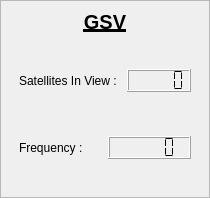
         <widget class="QFrame" name="verticalFrame_2">
          <property name="frameShape">
           <enum>QFrame::Shape::StyledPanel</enum>
          </property>
          <layout class="QVBoxLayout" name="verticalLayout_14">
           <property name="leftMargin">
            <number>9</number>
           </property>
           <property name="topMargin">
            <number>9</number>
           </property>
           <property name="rightMargin">
            <number>9</number>
           </property>
           <property name="bottomMargin">
            <number>9</number>
           </property>
           <item>
            <widget class="QLabel" name="label_14">
             <property name="font">
              <font>
               <pointsize>15</pointsize>
               <bold>true</bold>
               <underline>true</underline>
              </font>
             </property>
             <property name="text">
              <string>GSV</string>
             </property>
             <property name="alignment">
              <set>Qt::AlignmentFlag::AlignCenter</set>
             </property>
            </widget>
           </item>
           <item>
            <layout class="QHBoxLayout" name="horizontalLayout_22">
             <item>
              <widget class="QLabel" name="label_29">
               <property name="text">
                <string/>
               </property>
              </widget>
             </item>
            </layout>
           </item>
           <item>
            <layout class="QHBoxLayout" name="horizontalLayout_4">
             <property name="leftMargin">
              <number>9</number>
             </property>
             <property name="topMargin">
              <number>9</number>
             </property>
             <property name="rightMargin">
              <number>9</number>
             </property>
             <property name="bottomMargin">
              <number>9</number>
             </property>
             <item>
              <widget class="QLabel" name="label_9">
               <property name="text">
                <string>Satellites In View : </string>
               </property>
              </widget>
             </item>
             <item>
              <widget class="QLCDNumber" name="lcdNumber_satellites_gsv">
               <property name="segmentStyle">
                <enum>QLCDNumber::SegmentStyle::Flat</enum>
               </property>
              </widget>
             </item>
            </layout>
           </item>
           <item>
            <layout class="QHBoxLayout" name="horizontalLayout_51">
             <item>
              <widget class="QLabel" name="label_62">
               <property name="text">
                <string/>
               </property>
              </widget>
             </item>
            </layout>
           </item>
           <item>
            <layout class="QHBoxLayout" name="horizontalLayout_8">
             <property name="leftMargin">
              <number>9</number>
             </property>
             <property name="topMargin">
              <number>9</number>
             </property>
             <property name="rightMargin">
              <number>9</number>
             </property>
             <property name="bottomMargin">
              <number>9</number>
             </property>
             <item>
              <widget class="QLabel" name="label_13">
               <property name="text">
                <string>Frequency :</string>
               </property>
              </widget>
             </item>
             <item>
              <widget class="QLCDNumber" name="lcdNumber_frequency_gsv">
               <property name="frameShadow">
                <enum>QFrame::Shadow::Raised</enum>
               </property>
               <property name="smallDecimalPoint">
                <bool>false</bool>
               </property>
               <property name="digitCount">
                <number>5</number>
               </property>
               <property name="segmentStyle">
                <enum>QLCDNumber::SegmentStyle::Flat</enum>
               </property>
              </widget>
             </item>
            </layout>
           </item>
           <item>
            <layout class="QHBoxLayout" name="horizontalLayout_49">
             <item>
              <widget class="QLabel" name="label_60">
               <property name="text">
                <string/>
               </property>
              </widget>
             </item>
            </layout>
           </item>
          </layout>
         </widget>
